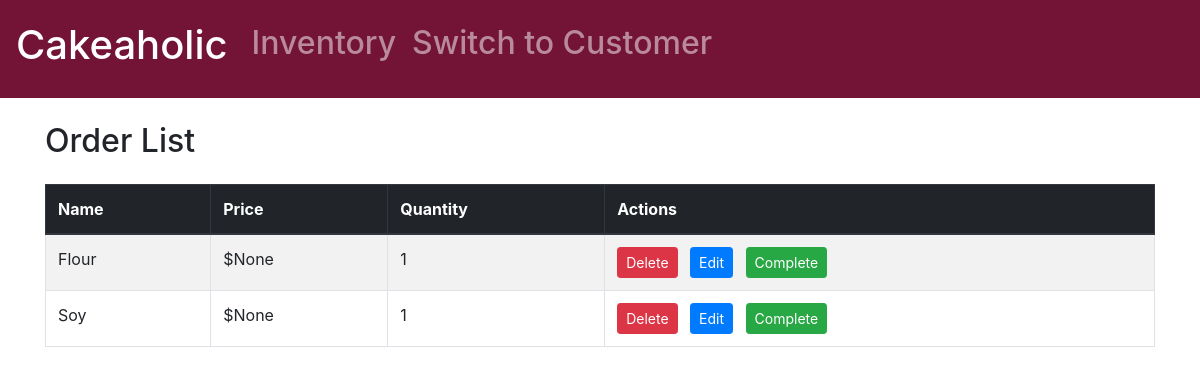
Page /inventory/new_order/ on the committed database.
### customer/models.py (models this page shows, shortened)
class CartItem(models.Model):
    name = models.CharField(max_length=255)
    price = models.DecimalField(max_digits=10, decimal_places=2, null=True, blank=True)
    quantity = models.IntegerField()

### inventory/views.py (the view)
# urls.py: path('new_order/', views.new_order, name='new_order'),
def new_order(request):
    orders = CartItem.objects.all()
    return render(request, 'inventory/new_orders.html', {'orders': orders})

### inventory/templates/inventory/new_orders.html (shortened to what this page needs)
{% extends 'inventory/main.html' %}
{% load static %}
{% block content %}
<div class="container mt-4">
    <h2 class="mb-4">Order List</h2>
    <div class="table-responsive">
        <table class="table table-striped table-bordered">
            <thead class="thead-dark">
                <tr>
                    <th>Name</th>
                    <th>Price</th>
                    <th>Quantity</th>
                    <th>Actions</th>
                </tr>
            </thead>
            <tbody>
                {% for order in orders %}
                <tr>
                    <td>{{ order.name }}</td>
                    <td>${{ order.price }}</td>
                    <td>{{ order.quantity }}</td>
                    <td>
                        <button class="btn btn-danger btn-sm mr-2" onclick="deleteOrder('{{ order.id }}')">Delete</button>
                        <button class="btn btn-primary btn-sm mr-2" onclick="editOrder('{{ order.id }}')">Edit</button>
                        <button class="btn btn-success btn-sm" onclick="completeOrder('{{ order.id }}')">Complete</button>
                    </td>
                </tr>
                {% endfor %}
            </tbody>
        </table>
    </div>
</div>
{% endblock %}

### inventory/templates/inventory/main.html (style rules this page uses)
body { background-color: #F2F2F0; }

### rows in the picture
CartItem: name "Flour", price "None", quantity "1"
CartItem: name "Soy", price "None", quantity "1"
